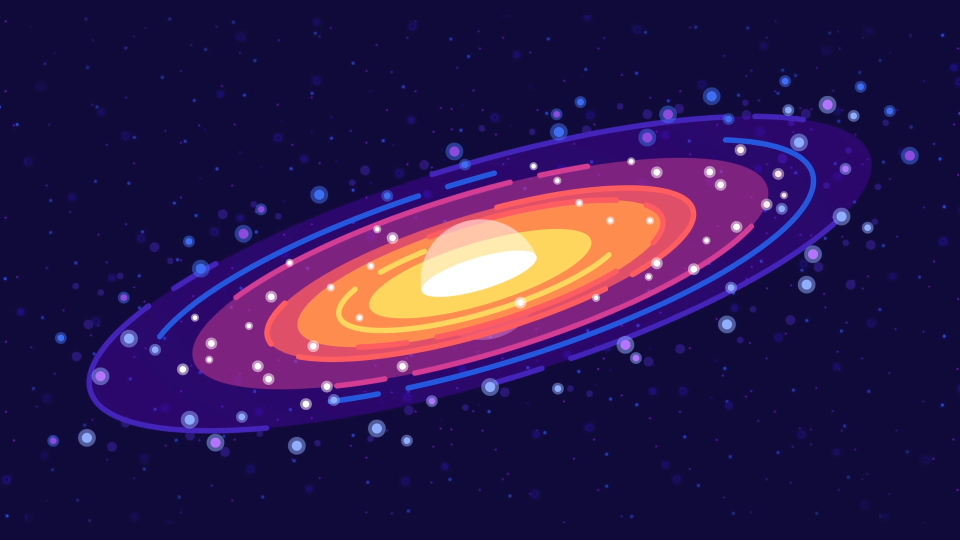
#> input picture 8ff.jpg, 1920 x 1080 px (shown at 1/2 size)
$ python img_to_text_driver.py ../8ff.jpg out.png
#> lines starting #> are read from the running program, lines starting #| are printed output that depends on the picture
from os import lseek
from cv2 import COLOR_BGR2GRAY
import numpy as np
import cv2
import sys

if (len(sys.argv) == 1 or sys.argv[1].lower == "help"):
    print("Script takes two argument. Path to the image to convert to .txt and path where to save .txt file\nExample py .\img_to_txt.py C:\FTN\8_osmi_semestar\g3-2021\data\input1.png C:\FTN\8_osmi_semestar\g3-2021\data\VPinput.txt \n")
    exit()

if len(sys.argv) != 3:
    print("Script wasn't run properly. \nScript takes two argument. Path to the image to convert to .txt and path where to save .txt file\nExample py .\img_to_txt.py C:\FTN\8_osmi_semestar\g3-2021\data\input1.png C:\FTN\8_osmi_semestar\g3-2021\data\VPinput.txt \n")
    exit()

pathIn = str(sys.argv[1])
pathOut = str(sys.argv[2])

im = cv2.imread(str(sys.argv[1]))
#> im is the input picture: shape (1080, 1920, 3); mean B, G, R 78.8, 26.9, 48.8

im = cv2.cvtColor(im, COLOR_BGR2GRAY)
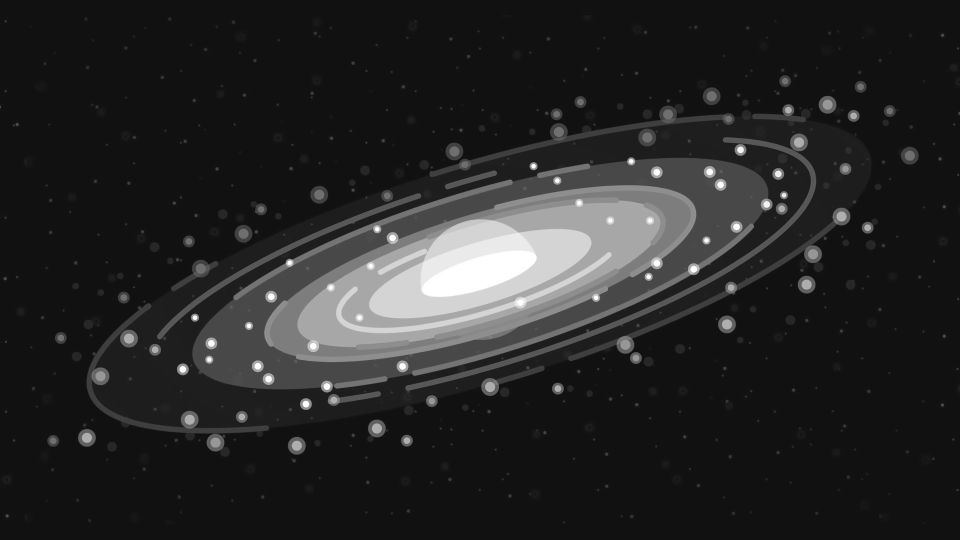
#> im: shape (1080, 1920) (shown at 1/2 size); min 8, max 255, mean 39.2


im = im[0:400, 0:400]
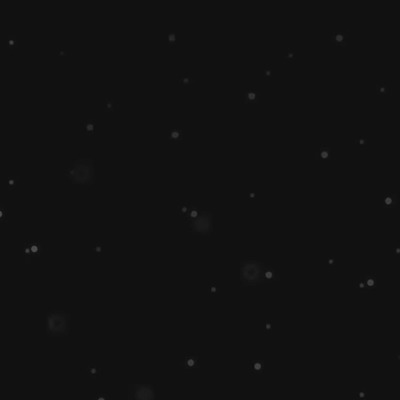
#> im: shape (400, 400); min 13, max 81, mean 17.3
print(im.shape[0])
#| 400
print(im.shape[1])
#| 400
cv2.imshow("img", im)
cv2.waitKey(0)
cv2.destroyAllWindows
cols = im.shape[0]
#> cols = 400
rows = im.shape[1]
#> rows = 400


with open(pathOut, "w") as text_file:
    for x in im:

        for pixel in x:
            print(pixel, file=text_file, end='\n')

$ run again, on Capture.PNG
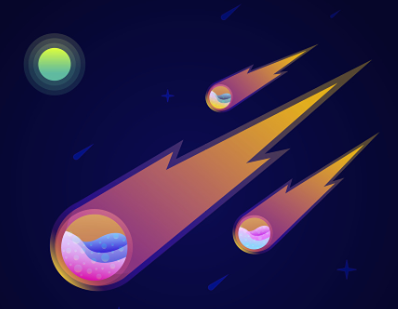
#> input picture Capture.PNG, 398 x 309 px
#> im is the input picture: shape (309, 398, 3); mean B, G, R 71.1, 29.8, 42.2
#> `im = cv2.cvtColor(im, COLOR_BGR2GRAY)`:
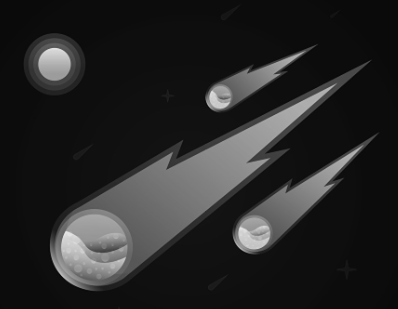
#> im: shape (309, 398); min 8, max 230, mean 38.2
#| 309
#| 398
